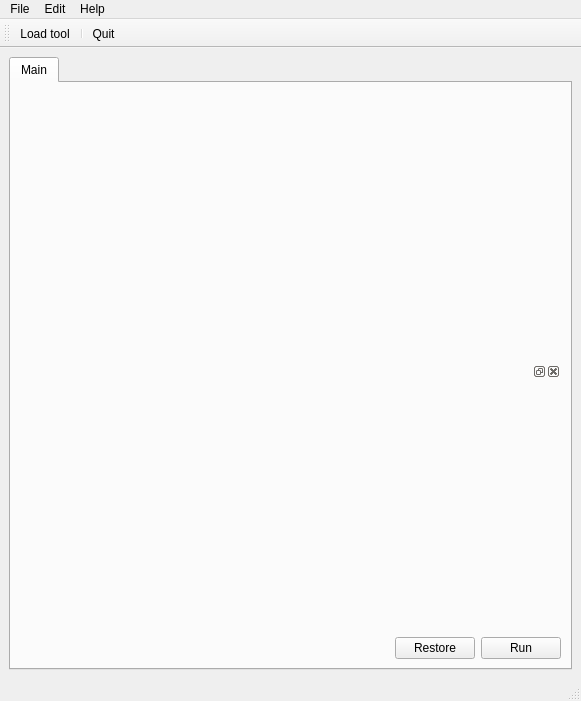
<?xml version="1.0" encoding="UTF-8"?>
<ui version="4.0">
 <class>MainWindow</class>
 <widget class="QMainWindow" name="MainWindow">
  <property name="geometry">
   <rect>
    <x>0</x>
    <y>0</y>
    <width>581</width>
    <height>701</height>
   </rect>
  </property>
  <property name="acceptDrops">
   <bool>true</bool>
  </property>
  <property name="windowTitle">
   <string>MainWindow</string>
  </property>
  <property name="dockOptions">
   <set>QMainWindow::AllowNestedDocks|QMainWindow::AllowTabbedDocks|QMainWindow::AnimatedDocks|QMainWindow::VerticalTabs</set>
  </property>
  <property name="unifiedTitleAndToolBarOnMac">
   <bool>true</bool>
  </property>
  <widget class="QWidget" name="centralwidget">
   <layout class="QVBoxLayout" name="verticalLayout">
    <item>
     <widget class="QTabWidget" name="tabWidget">
      <property name="currentIndex">
       <number>0</number>
      </property>
      <widget class="QWidget" name="tab">
       <attribute name="title">
        <string>Main</string>
       </attribute>
       <layout class="QVBoxLayout" name="verticalLayout_3">
        <item>
         <layout class="QHBoxLayout" name="horizontalLayout">
          <item>
           <spacer name="verticalSpacer">
            <property name="orientation">
             <enum>Qt::Vertical</enum>
            </property>
            <property name="sizeHint" stdset="0">
             <size>
              <width>20</width>
              <height>40</height>
             </size>
            </property>
           </spacer>
          </item>
         </layout>
        </item>
        <item>
         <widget class="QDockWidget" name="consoleWidget">
          <property name="focusPolicy">
           <enum>Qt::NoFocus</enum>
          </property>
          <property name="contextMenuPolicy">
           <enum>Qt::DefaultContextMenu</enum>
          </property>
          <property name="floating">
           <bool>false</bool>
          </property>
          <property name="allowedAreas">
           <set>Qt::BottomDockWidgetArea</set>
          </property>
          <widget class="QWidget" name="dockWidgetContents_2">
           <layout class="QVBoxLayout" name="verticalLayout_2"/>
          </widget>
         </widget>
        </item>
        <item>
         <layout class="QHBoxLayout" name="horizontalLayout_2">
          <item>
           <spacer name="horizontalSpacer_2">
            <property name="orientation">
             <enum>Qt::Horizontal</enum>
            </property>
            <property name="sizeHint" stdset="0">
             <size>
              <width>40</width>
              <height>20</height>
             </size>
            </property>
           </spacer>
          </item>
          <item>
           <widget class="QPushButton" name="restoreButton">
            <property name="text">
             <string>Restore</string>
            </property>
           </widget>
          </item>
          <item>
           <widget class="QPushButton" name="runButton">
            <property name="text">
             <string>Run</string>
            </property>
           </widget>
          </item>
         </layout>
        </item>
       </layout>
      </widget>
     </widget>
    </item>
   </layout>
  </widget>
  <widget class="QMenuBar" name="menubar">
   <property name="geometry">
    <rect>
     <x>0</x>
     <y>0</y>
     <width>581</width>
     <height>23</height>
    </rect>
   </property>
   <widget class="QMenu" name="menuHelkp">
    <property name="title">
     <string>Help</string>
    </property>
    <addaction name="actionAbout"/>
   </widget>
   <widget class="QMenu" name="menuTools">
    <property name="title">
     <string>Edit</string>
    </property>
    <addaction name="actionLoadTool"/>
    <addaction name="separator"/>
    <addaction name="actionSettings"/>
   </widget>
   <widget class="QMenu" name="menuFile">
    <property name="title">
     <string>File</string>
    </property>
    <addaction name="actionSave"/>
    <addaction name="actionSave_as"/>
    <addaction name="separator"/>
    <addaction name="actionQuit"/>
   </widget>
   <addaction name="menuFile"/>
   <addaction name="menuTools"/>
   <addaction name="menuHelkp"/>
  </widget>
  <widget class="QStatusBar" name="statusbar"/>
  <widget class="QToolBar" name="toolBar">
   <property name="windowTitle">
    <string>toolBar</string>
   </property>
   <attribute name="toolBarArea">
    <enum>TopToolBarArea</enum>
   </attribute>
   <attribute name="toolBarBreak">
    <bool>false</bool>
   </attribute>
   <addaction name="actionLoadTool"/>
   <addaction name="separator"/>
   <addaction name="actionQuit"/>
  </widget>
  <action name="actionLoadTool">
   <property name="icon">
    <iconset resource="mainwindow.qrc">
     <normaloff>:/icons/icons/document_open.png</normaloff>:/icons/icons/document_open.png</iconset>
   </property>
   <property name="text">
    <string>Load tool</string>
   </property>
   <property name="shortcut">
    <string>Ctrl+O</string>
   </property>
  </action>
  <action name="actionAbout">
   <property name="icon">
    <iconset resource="mainwindow.qrc">
     <normaloff>:/icons/icons/help_about.png</normaloff>:/icons/icons/help_about.png</iconset>
   </property>
   <property name="text">
    <string>About</string>
   </property>
  </action>
  <action name="actionQuit">
   <property name="icon">
    <iconset resource="mainwindow.qrc">
     <normaloff>:/icons/icons/exit.png</normaloff>:/icons/icons/exit.png</iconset>
   </property>
   <property name="text">
    <string>Quit</string>
   </property>
   <property name="shortcut">
    <string>Ctrl+Q</string>
   </property>
  </action>
  <action name="actionSettings">
   <property name="icon">
    <iconset resource="mainwindow.qrc">
     <normaloff>:/icons/icons/configure.png</normaloff>:/icons/icons/configure.png</iconset>
   </property>
   <property name="text">
    <string>Configuration</string>
   </property>
  </action>
  <action name="actionSave">
   <property name="icon">
    <iconset resource="mainwindow.qrc">
     <normaloff>:/icons/icons/document_save.png</normaloff>:/icons/icons/document_save.png</iconset>
   </property>
   <property name="text">
    <string>Save</string>
   </property>
   <property name="shortcut">
    <string>Ctrl+S</string>
   </property>
  </action>
  <action name="actionSave_as">
   <property name="icon">
    <iconset resource="mainwindow.qrc">
     <normaloff>:/icons/icons/document_save_as.png</normaloff>:/icons/icons/document_save_as.png</iconset>
   </property>
   <property name="text">
    <string>Save as...</string>
   </property>
  </action>
 </widget>
 <resources>
  <include location="mainwindow.qrc"/>
 </resources>
 <connections>
  <connection>
   <sender>actionQuit</sender>
   <signal>triggered()</signal>
   <receiver>MainWindow</receiver>
   <slot>close()</slot>
   <hints>
    <hint type="sourcelabel">
     <x>-1</x>
     <y>-1</y>
    </hint>
    <hint type="destinationlabel">
     <x>315</x>
     <y>307</y>
    </hint>
   </hints>
  </connection>
 </connections>
</ui>
